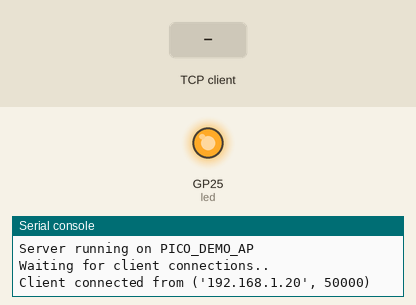
A program run on a simulated Raspberry Pi Pico running MicroPython. Parts: output pins drawn as LEDs (lit = HIGH), the last lines printed to the serial console. The inputs (shaded band) are chosen by the test bench. The board's own WiFi access point starts at once; one TCP client connects 1 s after the port opens and stays connected.

Above: at 1.2 s.
1.3 s: the TCP client sends "LED OFF\n"
At 1.8 s:
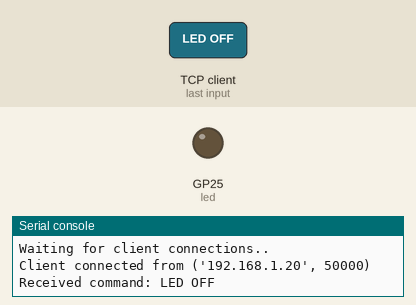
2.8 s: the TCP client sends "QUIT\n"
Timing chart, 0 to 5.8 s (numbered marks = the images above; inputs shaded):
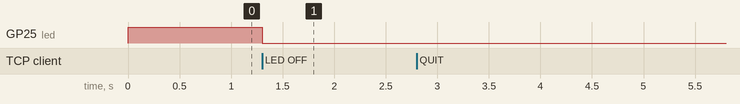

The program:

access_point.py
```python
# access_point.py
import network
import socket
import time
from machine import Pin, reset
import gc

# Define the Access Point and TCP server class
class PicoAccessPoint:
    def __init__(self, ssid="PICO_AP", password=None, port=12345):
        self.ssid = ssid
        self.password = password
        self.port = port
        self.led = Pin(25, Pin.OUT)  # Onboard LED for status
        self.clients = []  # Track connected clients

        # Init access point
        self.ap = network.WLAN(network.AP_IF)
        self.setup_access_point()

        # Init TCP server
        self.server_socket = None
        self.setup_tcp_server()

    def setup_access_point(self):
        self.ap.active(True)

        # Config network parameters
        if self.password:
            # Secure network with WPA2
            self.ap.config(essid=self.ssid, password=self.password, authmode=network.AUTH_WPA2_PSK)
            print(f"Secure AP '{self.ssid}' created with password protection")
        else:
            # Open network for testing
            self.ap.config(essid=self.ssid, authmode=network.AUTH_OPEN)
            print(f"Open AP '{self.ssid}' created (no password required)")

        # Wait for interface to become active
        max_wait = 10
        while max_wait > 0:
            if self.ap.active():
                break
            time.sleep(1)
            max_wait -= 1

        if self.ap.active():
            print(f"Access Point active: {self.ap.ifconfig()}")
            self.led.value(1)  # Turn on LED to indicate AP is active
        else:
            print("Failed to activate Access Point")
            raise RuntimeError("AP activation failed")

    def setup_tcp_server(self):
        try:
            # Create and bind socket
            addr = socket.getaddrinfo('0.0.0.0', self.port)[0][-1]
            self.server_socket = socket.socket(socket.AF_INET, socket.SOCK_STREAM)
            self.server_socket.setsockopt(socket.SOL_SOCKET, socket.SO_REUSEADDR, 1)
            self.server_socket.bind(addr)
            self.server_socket.listen(5)  # Allow up to 5 pending connections

            print(f"TCP server listening on {addr}")
        except Exception as e:
            print(f"Failed to setup TCP server: {e}")
            raise

    def handle_client_connection(self, client_socket, client_addr):
        print(f"Client connected from {client_addr}")
        client_socket.settimeout(30.0)  # 30 second timeout

        try:
            # Send welcome message
            welcome_msg = f"Welcome to {self.ssid} server!\nSupported commands: LED ON, LED OFF, STATUS, QUIT\n"
            client_socket.send(welcome_msg.encode('utf-8'))

            while True:
                data = client_socket.recv(1024)
                if not data:
                    break

                # Process received command
                command = data.decode('utf-8').strip().upper()
                print(f"Received command: {command}")

                response = self.process_command(command)
                client_socket.send(response.encode('utf-8'))

                # Handle quit command
                if command == "QUIT":
                    break

        except socket.timeout:
            print(f"Client {client_addr} timed out")
        except Exception as e:
            print(f"Error handling client {client_addr}: {e}")
        finally:
            client_socket.close()
            print(f"Client {client_addr} disconnected")

    def process_command(self, command):
        if command == "LED ON":
            self.led.value(1)
            return "LED turned ON\n"
        elif command == "LED OFF":
            self.led.value(0)
            return "LED turned OFF\n"
        elif command == "STATUS":
            led_status = "ON" if self.led.value() else "OFF"
            ap_info = self.ap.ifconfig()
            return f"Status: LED={led_status}, IP={ap_info[0]}, Clients={self.ap.status('stations')}\n"
        elif command == "QUIT":
            return "Goodbye!\n"
        else:
            return f"Unknown command: {command}\nSupported: LED ON, LED OFF, STATUS, QUIT\n"

    def run(self):
        print(f"Server running on {self.ssid}")
        print("Waiting for client connections..")

        try:
            while True:
                try:
                    client_socket, client_addr = self.server_socket.accept()
                    self.handle_client_connection(client_socket, client_addr)
                    gc.collect()  # Clean up memory after each client
                except KeyboardInterrupt:
                    print("Server shutdown requested")
                    break
                except Exception as e:
                    print(f"Server error: {e}")
                    time.sleep(1)
        finally:
            self.cleanup()

    def cleanup(self):
        if self.server_socket:
            self.server_socket.close()
        self.ap.active(False)
        self.led.value(0)
        print("Server cleanup completed")


if __name__ == "__main__":
    # Create secure access point (uncomment next line for password protection)
    # server = PicoAccessPoint(ssid="PICO_SECURE_AP", password="pico12345")

    # Create open access point for testing
    server = PicoAccessPoint(ssid="PICO_DEMO_AP")
    server.run()
```

Measured:
- after the input at 1.3 s, GP25 (led): HIGH → LOW at once
